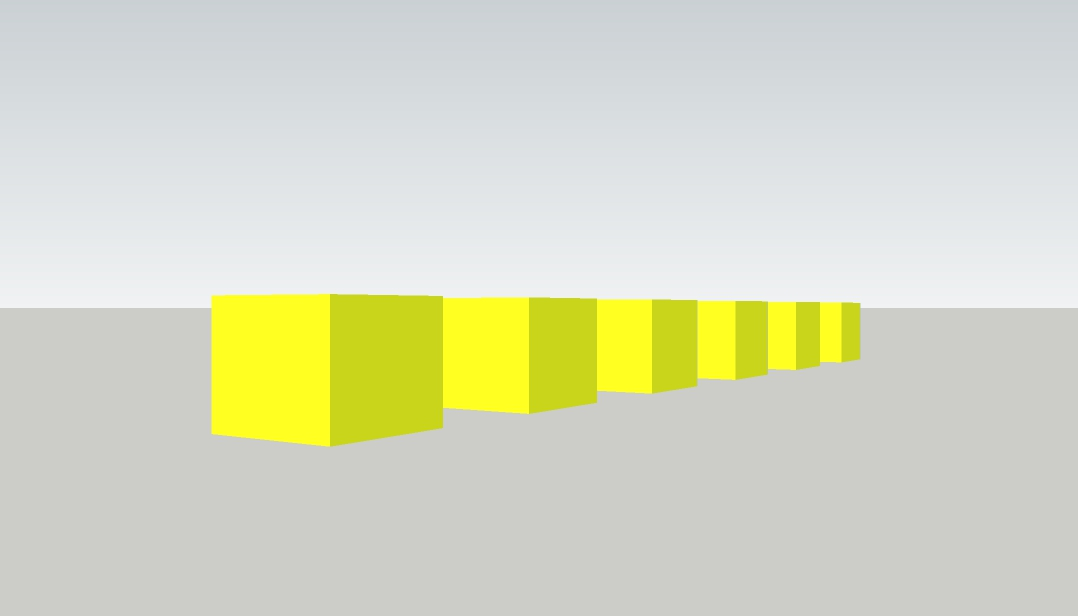
#> input picture CalibrationImages/Cube08.jpg, 1078 x 616 px, found by its file name
$ python 'Test_D2_Brian'"'"'sWay.py'
#> lines starting #> are read from the running program, lines starting #| are printed output that depends on the picture; after the words box and inside, x2 and y2 are one past the last pixel; in counts of white or black regions, pixels touching at a corner belong together
#// This is a pseudo code file for Merge Robotics, 2020, Infinite Recharge
#// This is task D2 - > Load Display Mask Display Image
#// Using Java or Python and OpenCV, write a small bit of code to load an image and display it on your screen.  Then mask it to green or yellow and display that.
#// Recommeded starting points -> https://opencv-python-tutroals.readthedocs.io/en/latest/py_tutorials/py_tutorials.html
#// Or -> https://www.tutorialspoint.com/opencv/opencv_reading_images.htm
#// Pseudo code to do this is below


# Imports!
# Python - import modules of code as required (OpenCV here)
import cv2
import numpy as np

# Define string variable for path to file
strImage = "/Users/rachellucyshyn/Documents/GitHub/Vision2020-Curriculum/CalibrationImages/Cube08.jpg"

# load color image with string
imgBGRInput = cv2.imread(strImage)
#> imgBGRInput is the input picture: shape (616, 1078, 3); mean B, G, R 195.3, 218, 214.9

# display color image to screen
cv2.imshow('Original Image', imgBGRInput) #window-title= what the window says at top


# mask image to only show yellow

# Convert BGR to HSV
imgHVSInput = cv2.cvtColor(imgBGRInput, cv2.COLOR_BGR2HSV)
#> imgHVSInput: shape (616, 1078, 3); mean H, S, V 67.3, 30, 219.2

hue = imgHVSInput[:,:,0]
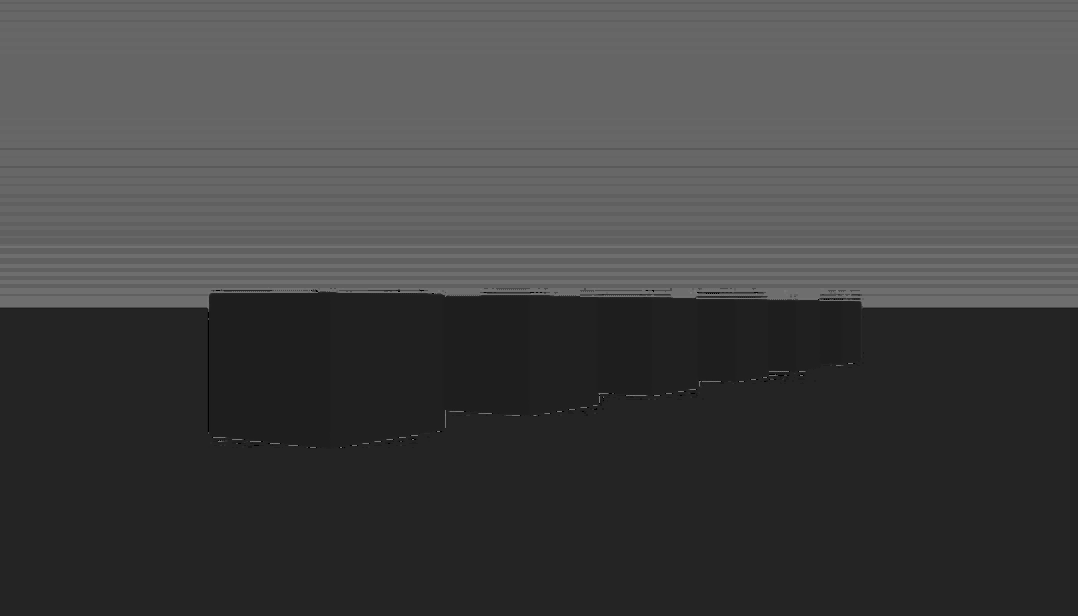
#> hue: shape (616, 1078); min 0, max 126, mean 67.3
sat = imgHVSInput[:,:,1]
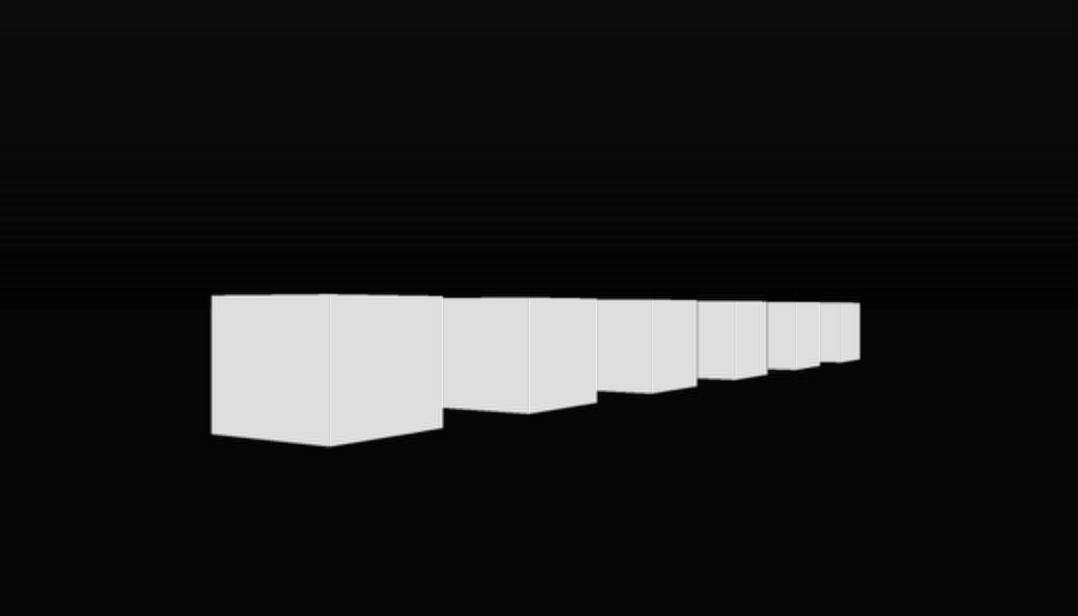
#> sat: shape (616, 1078); min 0, max 244, mean 30
val = imgHVSInput[:,:,2]
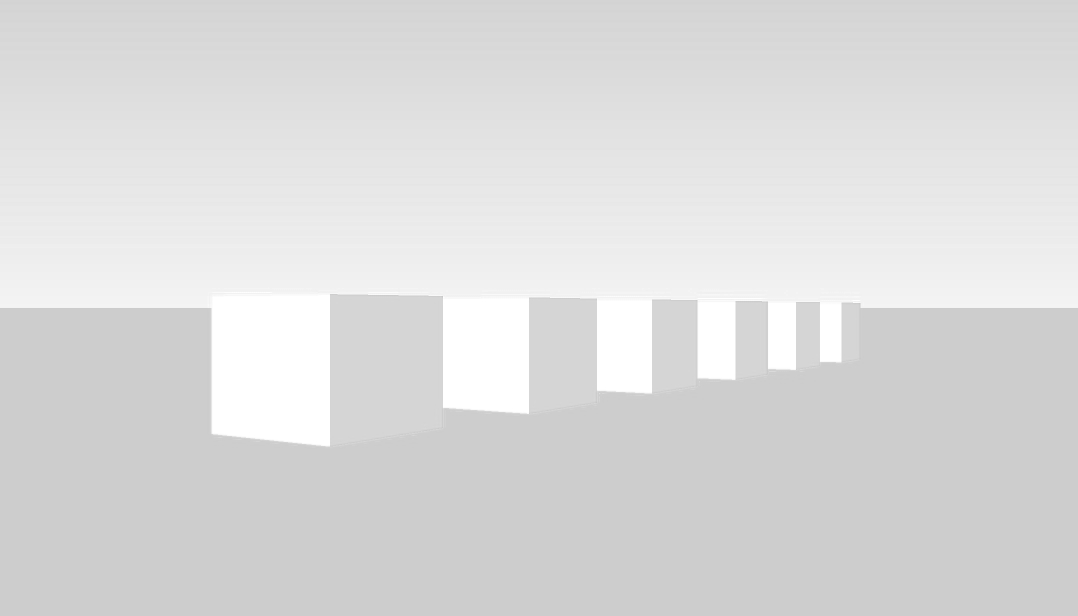
#> val: shape (616, 1078); min 199, max 255, mean 219.2


# Define range of colour in HSV (colour wheel- hue divide by 2 cause python is weird)
lower_yellow = np.array([28,128,128]) #hue/saturation/value (how much black or white)
upper_yellow = np.array([32,255,255]) # 255= zero black zero white

# Threshold the HSV image to get only yellow colors
imgBinaryMask = cv2.inRange(imgHVSInput, lower_yellow, upper_yellow)
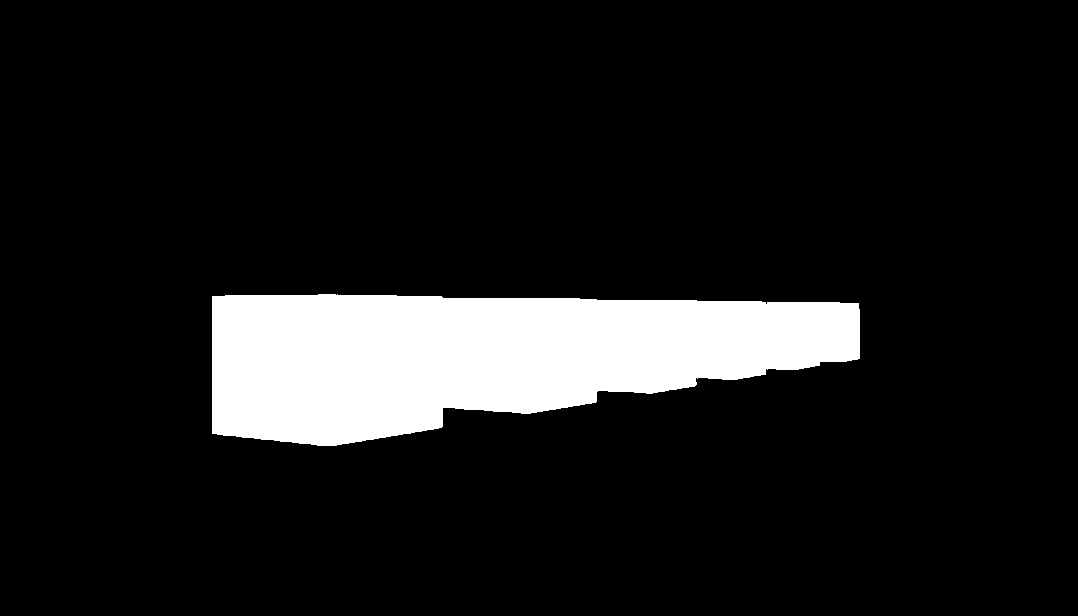
#> imgBinaryMask: shape (616, 1078); 10.7% white; 1 white region, box (x1, y1, x2, y2) and area: (212, 294, 860, 446) 70775

# Bitwise-AND mask and original image
imgColorMask = cv2.bitwise_and(imgHVSInput,imgHVSInput, mask = imgBinaryMask) # frame = OG image
#> imgColorMask: shape (616, 1078, 3); mean H, S, V 3.3, 23.5, 25.1


# display masked images
cv2.imshow('Rebecca',imgHVSInput)
cv2.imshow('Binary Mask',imgBinaryMask)
cv2.imshow('ColorMask',imgColorMask)

cv2.imshow('hue-title',hue)
cv2.imshow('sat-title',sat)
cv2.imshow('val-title',val)


# wait for user input to close
k = cv2.waitKey(0) #will close when key is pressed
#> (key Esc is pressed here)

# clean and exit
cv2.destroyAllWindows()

$ run again, with CalibrationImages/Cube01.jpg copied over CalibrationImages/Cube08.jpg
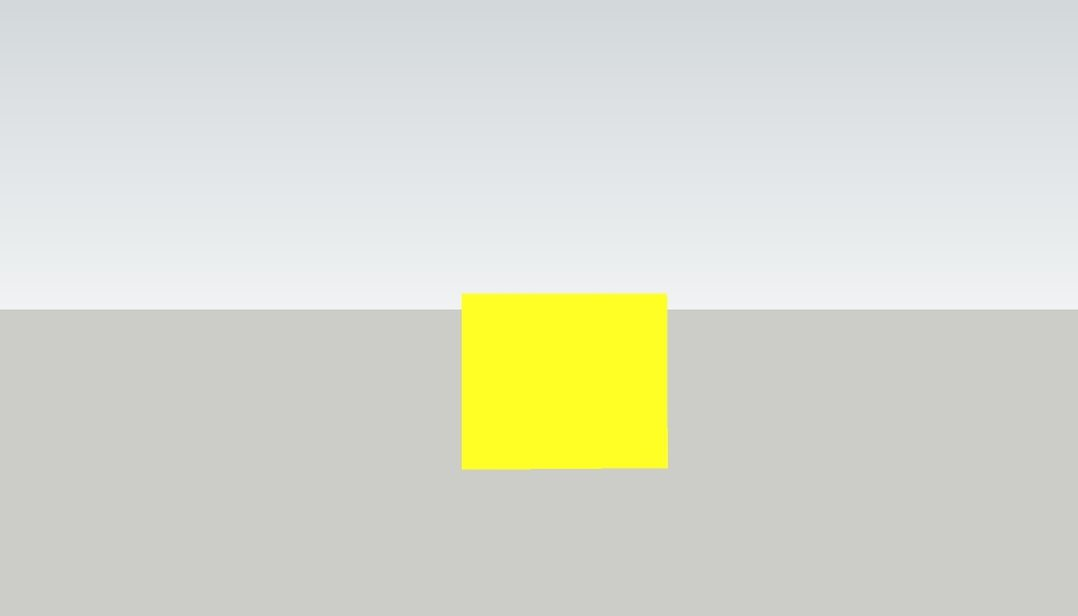
#> input picture CalibrationImages/Cube01.jpg, 1078 x 616 px, found by its file name
#> imgBGRInput is the input picture: shape (616, 1078, 3); mean B, G, R 206.7, 219.6, 217.2
#> imgHVSInput: shape (616, 1078, 3); mean H, S, V 68.3, 18.1, 220.8
#> `hue = imgHVSInput[:,:,0]`:
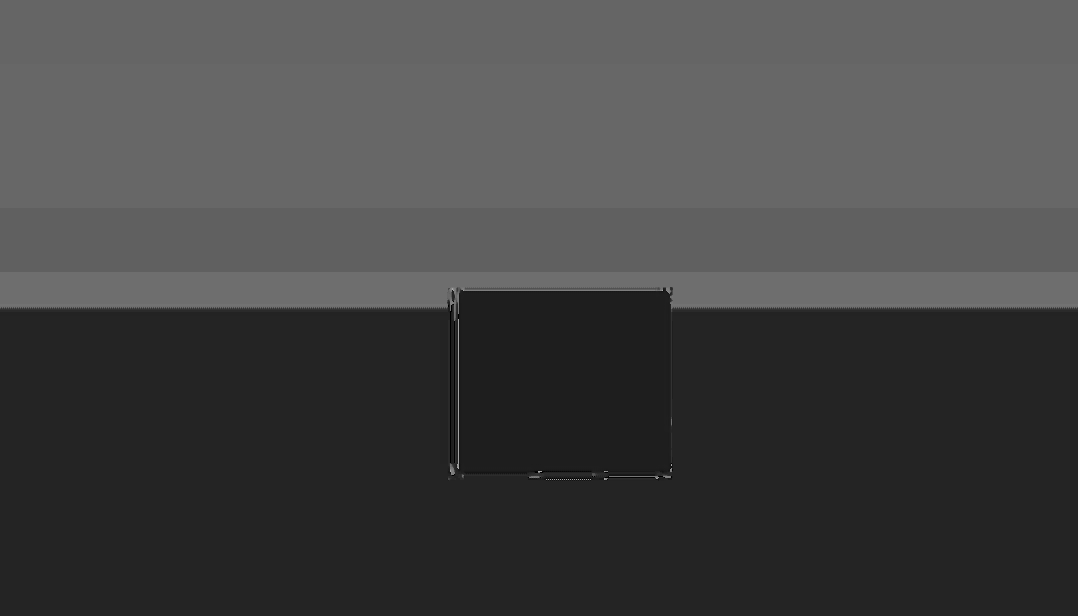
#> hue: shape (616, 1078); min 0, max 173, mean 68.3
#> `imgBinaryMask = cv2.inRange(imgHVSInput, lower_yellow, upper_yellow)`:
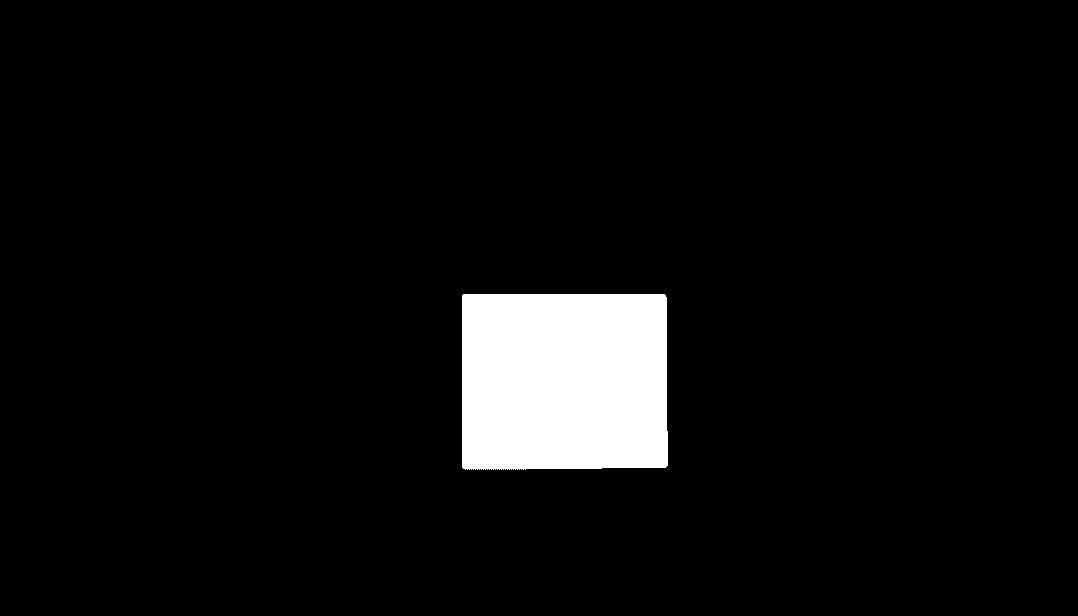
#> imgBinaryMask: shape (616, 1078); 5.4% white; 1 white region, box (x1, y1, x2, y2) and area: (462, 294, 668, 470) 35869
#> imgColorMask: shape (616, 1078, 3); mean H, S, V 1.6, 11.7, 13.8

$ run again, with CalibrationImages/Cube02.jpg copied over CalibrationImages/Cube08.jpg
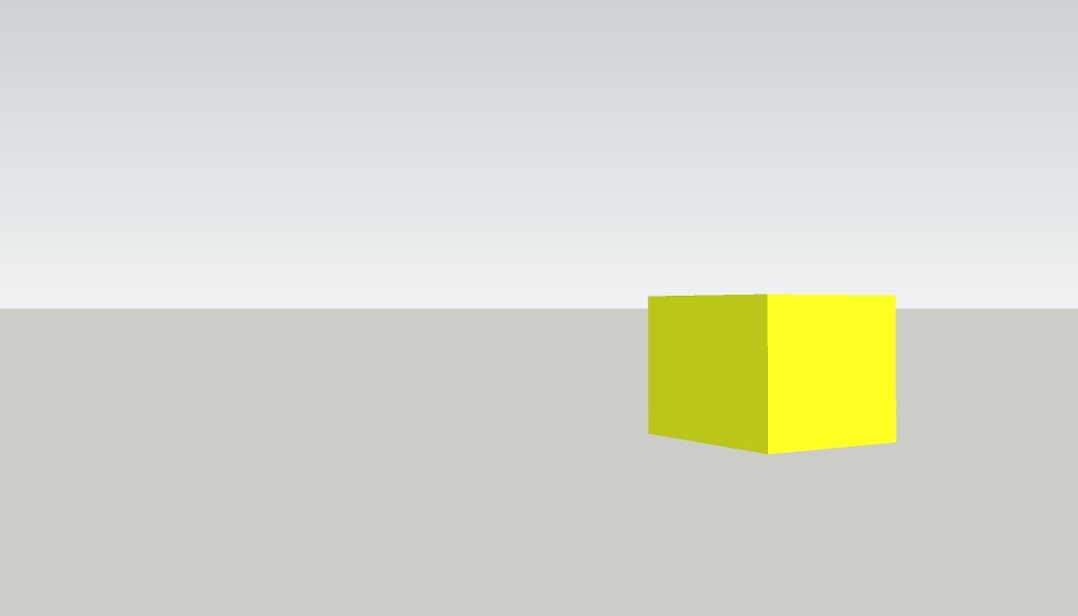
#> input picture CalibrationImages/Cube02.jpg, 1078 x 616 px, found by its file name
#> imgBGRInput is the input picture: shape (616, 1078, 3); mean B, G, R 204.5, 216.6, 213.9
#> imgHVSInput: shape (616, 1078, 3); mean H, S, V 68.8, 18.9, 218
#> `hue = imgHVSInput[:,:,0]`:
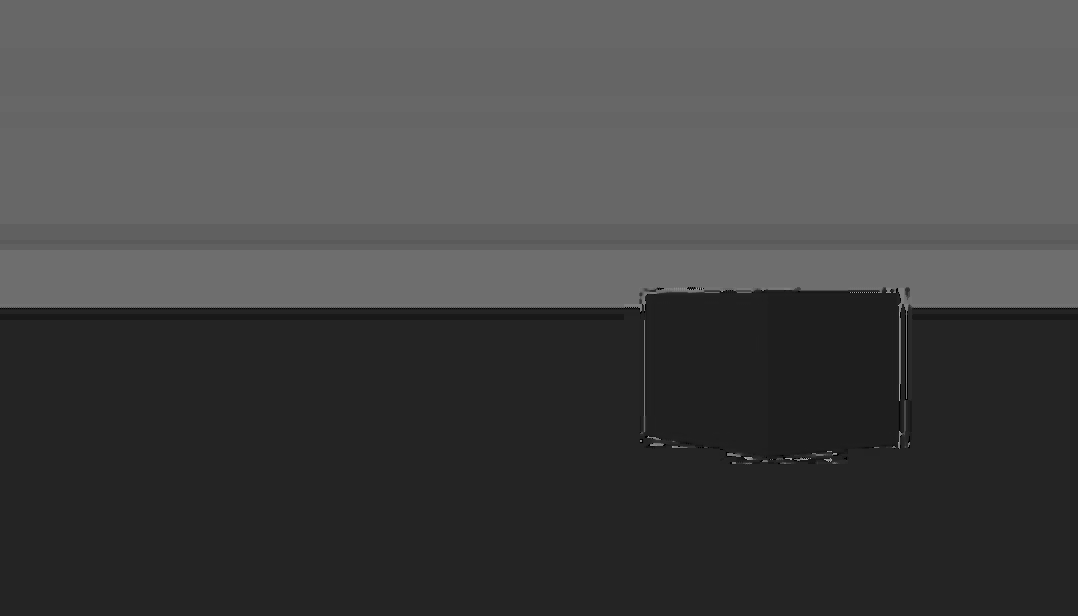
#> hue: shape (616, 1078); min 0, max 173, mean 68.8
#> `imgBinaryMask = cv2.inRange(imgHVSInput, lower_yellow, upper_yellow)`:
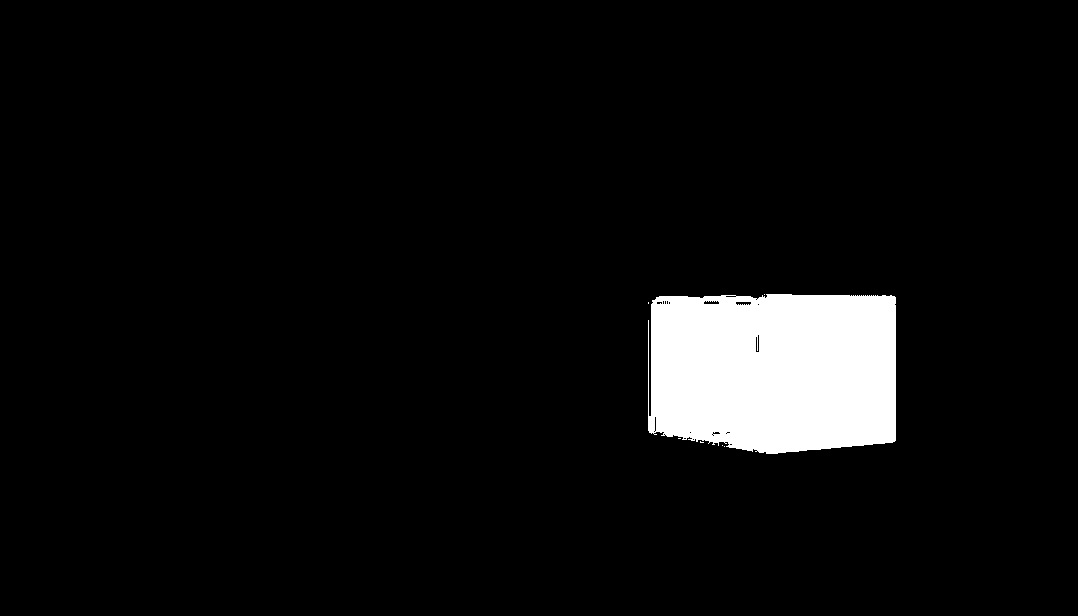
#> imgBinaryMask: shape (616, 1078); 5.5% white; 7 white regions (6 under 20 px), largest, box (x1, y1, x2, y2) and area: (648, 294, 896, 454) 36715
#> imgColorMask: shape (616, 1078, 3); mean H, S, V 1.7, 12.2, 12.6
